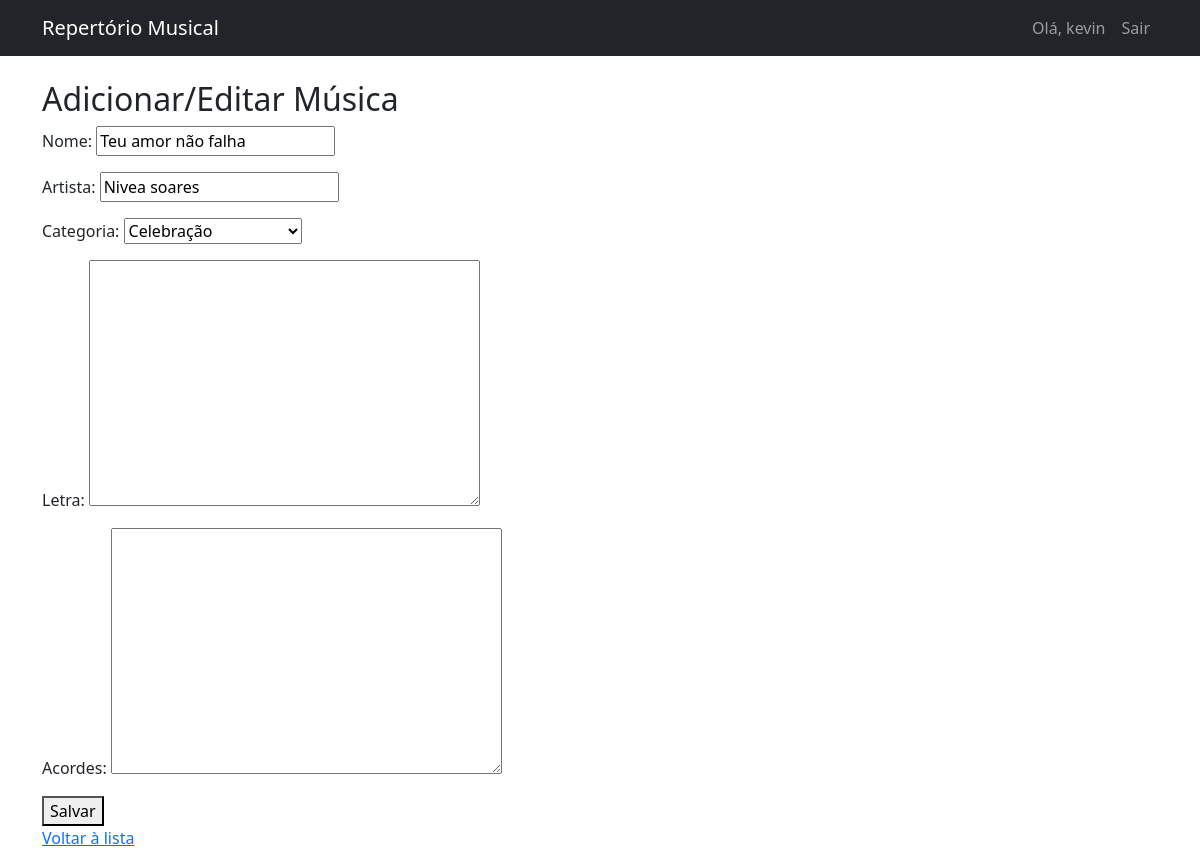
The app's page /editar/5/ (signed in) with its own data.
### repertorio/models.py (models this page shows, shortened)
class Musica(models.Model):
    nome = models.CharField(max_length=200)  # Este é o título da música
    artista = models.CharField(max_length=200)
    categoria = models.ForeignKey(Categoria, on_delete=models.SET_NULL, null=True)
    letra = models.TextField(blank=True)
    acordes = models.TextField(blank=True)
    data_adicao = models.DateTimeField(auto_now_add=True)
    adicionado_por = models.ForeignKey(User, on_delete=models.CASCADE)

class Categoria(models.Model):
    nome = models.CharField(max_length=100)
    descricao = models.TextField(blank=True)
    def __str__(self):
        return self.nome

### repertorio/views.py (the view)
# urls.py: path('editar/<int:pk>/', views.editar_musica, name='editar_musica'),
@login_required
def editar_musica(request, pk):
    musica = get_object_or_404(Musica, pk=pk)
    if request.method == 'POST':
        form = MusicaForm(request.POST, instance=musica)
        if form.is_valid():
            form.save()
            return redirect('repertorio:lista_musicas')
    else:
        form = MusicaForm(instance=musica)
    return render(request, 'repertorio/form_musica.html', {'form': form})

### repertorio/forms.py
class MusicaForm(forms.ModelForm):
    class Meta:
        model = Musica
        fields = ['nome', 'artista', 'categoria', 'letra', 'acordes']

### templates/repertorio/form_musica.html (shortened to what this page needs)
{% extends 'base.html' %}
{% block content %}
<h2>Adicionar/Editar Música</h2>
<form method="post">
    {{ form.as_p }}
    <button type="submit">Salvar</button>
</form>
<a href="{% url 'repertorio:lista_musicas' %}">Voltar à lista</a>
{% endblock %}

### templates/base.html (shortened to what this page needs)
<!DOCTYPE html>
<html>
<head>
    <link href="https://cdn.jsdelivr.net/npm/bootstrap@5.1.3/dist/css/bootstrap.min.css" rel="stylesheet">
</head>
<body>
    <nav class="navbar navbar-expand-lg navbar-dark bg-dark">
        <div class="container">
            <a class="navbar-brand" href="{% url 'repertorio:lista_musicas' %}">Repertório Musical</a>
            {% if user.is_authenticated %}
            <div class="navbar-nav ms-auto">
                <span class="nav-item nav-link">Olá, {{ user.username }}</span>
                <a class="nav-item nav-link" href="{% url 'logout' %}">Sair</a>
            </div>
            {% endif %}
        </div>
    </nav>
    <div class="container mt-4">
        {% block content %}
        {% endblock %}
    </div>
</body>
</html>

### records on screen
Musica: nome "Teu amor não falha", artista "Nivea soares", categoria "Celebração"

### other values on screen
{{ user.username }} "kevin"
